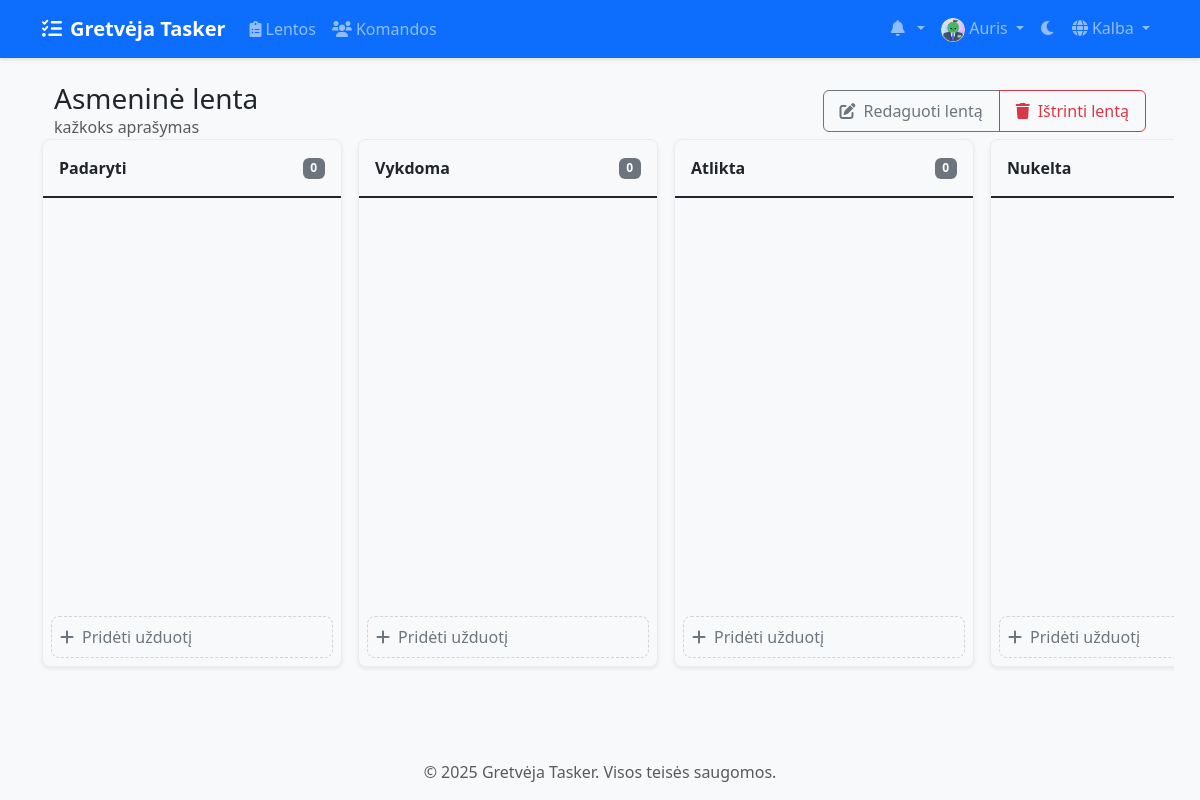
Page /lt/boards/14/ (signed in) on the earlier database version.
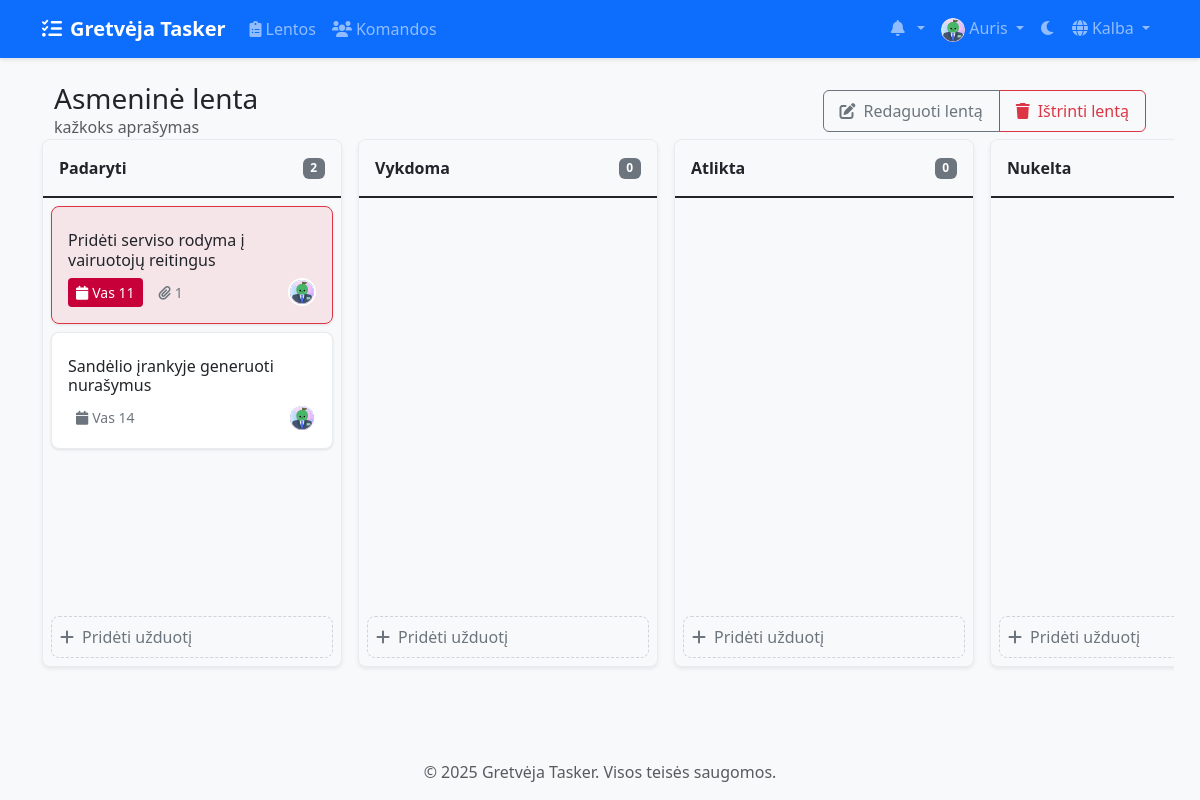
Same page on the later database version.
### accounts/models.py (models this page shows, shortened)
class CustomUser(AbstractUser):
    email = models.EmailField(_('email address'), unique=True)
    avatar = models.ImageField(upload_to='avatars/', null=True, blank=True)
    bio = models.TextField(max_length=500, blank=True)
    theme_preference = models.CharField(
        max_length=10,
        choices=[('light', 'Light'), ('dark', 'Dark')],
        default='light'
    )
    notification_preferences = models.JSONField(
        default=dict,
        help_text=_('User notification preferences')
    )
    class Meta:
        verbose_name = _('user')
        verbose_name_plural = _('users')

### boards/models.py (models this page shows, shortened)
class Board(models.Model):
    title = models.CharField(max_length=200)
    description = models.TextField(blank=True)
    created_at = models.DateTimeField(auto_now_add=True)
    updated_at = models.DateTimeField(auto_now=True)
    owner = models.ForeignKey(
        settings.AUTH_USER_MODEL,
        on_delete=models.CASCADE,
        related_name='owned_boards'
    )
    team = models.ForeignKey(
        Team,
        on_delete=models.CASCADE,
        related_name='boards',
        null=True,
        blank=True
    )

class Column(models.Model):
    COLUMN_TYPES = [
        ('todo', 'Padaryti'),
        ('doing', 'Daroma'),
        ('done', 'Atlikta'),
        ('rejected', 'Atmesta'),
    ]
    board = models.ForeignKey(Board, on_delete=models.CASCADE, related_name='columns')
    title = models.CharField(max_length=100)
    type = models.CharField(max_length=20, choices=COLUMN_TYPES)
    position = models.PositiveIntegerField()
    color = ColorField(default='#FF0000')
    class Meta:
        ordering = ['position']

class Task(models.Model):
    PRIORITY_CHOICES = [
        ('low', 'Low'),
        ('medium', 'Medium'),
        ('high', 'High'),
    ]
    title = models.CharField(max_length=200)
    description = models.TextField(blank=True)
    column = models.ForeignKey(Column, on_delete=models.CASCADE, related_name='tasks')
    created_by = models.ForeignKey(
        settings.AUTH_USER_MODEL,
        on_delete=models.CASCADE,
        related_name='created_tasks'
    )
    assigned_to = models.ForeignKey(
        settings.AUTH_USER_MODEL,
        on_delete=models.SET_NULL,
        null=True,
        blank=True,
        related_name='assigned_tasks'
    )
    created_at = models.DateTimeField(auto_now_add=True)
    updated_at = models.DateTimeField(auto_now=True)
    due_date = models.DateTimeField(null=True, blank=True)
    priority = models.CharField(
        max_length=10,
        choices=PRIORITY_CHOICES,
        default='medium'
    )
    position = models.PositiveIntegerField()
    labels = models.ManyToManyField('Label', blank=True)
    class Meta:
        ordering = ['position']

### boards/views/board_views.py (the view)
# urls.py: path('<int:board_id>/', views.board_detail, name='board_detail'),
@login_required
def board_detail(request, board_id):
    board = get_object_or_404(Board, id=board_id)
    if not can_view_board(request.user, board):
        messages.error(request, "You don't have permission to view this board.")
        return redirect('boards:board_list')
    stats = BoardService.get_board_stats(board)
    users = BoardService.get_board_members(board)
    is_admin = False
    pending_invitations = None
    if board.team:
        is_admin = is_team_admin(request.user, board.team)
        if is_admin:
            pending_invitations = board.team.invitations.filter(status='pending')
    return render(request, 'boards/board_detail.html', {
        'board': board,
        'progress': stats['progress'],
        'users': users,
        'can_edit': can_edit_board(request.user, board),
        'is_admin': is_admin,
        'pending_invitations': pending_invitations,
        'is_team_member': board.team and is_team_member(request.user, board.team)
    })

### boards/permissions.py (called while the page is built)
def can_view_board(user, board):
    return (board.owner == user or
            (board.team and user in board.team.members.all()))

def can_edit_board(user, board):
    is_admin = board.team and is_team_admin(user, board.team)
    return board.owner == user or is_admin

### boards/services/board_service.py (called while the page is built)
    @staticmethod
    def get_board_stats(board):
        total_tasks = board.columns.aggregate(
            total=Count('tasks')
        )['total']
        completed_tasks = board.columns.filter(
            type='done'
        ).aggregate(
            done=Count('tasks')
        )['done']
        progress = int((completed_tasks / total_tasks * 100) if total_tasks > 0 else 0)
        return {
            'total_tasks': total_tasks,
            'completed_tasks': completed_tasks,
            'progress': progress
        }

    @staticmethod
    def get_board_members(board):
        if board.team:
            return board.team.members.filter(is_active=True)
        return board.owner._meta.model.objects.filter(
            id__in=[board.owner.id]
        )

### boards/templatetags/task_tags.py (called while the page is built)
@register.simple_tag
def get_due_date_class(task):
    if not task.due_date or task.column.title in ['DONE', 'REJECTED']:
        return ''
    now = timezone.now().date()
    due_date = task.due_date.date()
    days_until_due = (due_date - now).days
    if days_until_due < 0:
        return 'overdue'
    elif days_until_due == 0:
        return 'due-today'
    elif days_until_due == 1:
        return 'due-tomorrow'
    return ''

### templates/boards/board_detail.html (shortened to what this page needs)
{% extends 'base.html' %}
{% load static %}
{% load i18n %}
{% load task_tags %}
{% block content %}
<div class="board-header">
    <div class="container-fluid">
        <div class="row align-items-center">
            <div class="col">
                <h1 class="h3 mb-0">{{ board.title }}</h1>
                {% if board.description %}
                    <p class="text-muted mb-0">{{ board.description }}</p>
                {% endif %}
            </div>
            <div class="col-auto">
                <div class="btn-group">
                    {% if board.owner == user %}
                        <a href="{% url 'boards:board_edit' board_id=board.id %}" class="btn btn-outline-secondary">
                            <i class="fas fa-edit me-2"></i>{% trans "Edit Board" %}
                        </a>
                        <button type="button" class="btn btn-outline-danger" data-bs-toggle="modal" data-bs-target="#deleteBoardModal">
                            <i class="fas fa-trash me-2"></i>{% trans "Delete Board" %}
                        </button>
                    {% endif %}
                </div>
            </div>
        </div>
    </div>
</div>
<div class="kanban-board">
    {% for column in board.columns.all %}
        <div class="kanban-column">
            <div class="column-header d-flex justify-content-between align-items-center">
                <span>{% trans column.title %}</span>
                <span class="badge bg-secondary">{{ column.tasks.count }}</span>
            </div>
            <div class="task-list" data-column-id="{{ column.id }}">
                {% for task in column.tasks.all %}
                    <div class="task {% if task.priority == 'high' %}border border-danger bg-danger bg-opacity-10{% endif %}"
                         id="task-{{ task.id }}" draggable="true" data-task-id="{{ task.id }}">
                        <h6 class="mb-2">
                            <a href="{% url 'boards:task_detail' task_id=task.id %}" class="text-decoration-none text-reset">
                                {{ task.title }}
                            </a>
                        </h6>
                        <div class="task-meta">
                            {% if task.due_date %}
                                <span class="due-date {% get_due_date_class task %}">
                                    <i class="fas fa-calendar"></i>{{ task.due_date|date:"M d" }}
                                </span>
                            {% endif %}
                            {% if task.attachments.exists %}
                                <span><i class="fas fa-paperclip"></i>{{ task.attachments.count }}</span>
                            {% endif %}
                            {% if task.assigned_to %}
                                <div class="member-avatar ms-auto" title="{{ task.assigned_to.get_full_name|default:task.assigned_to.username }}">
                                    {% if task.assigned_to.avatar %}
                                        <img src="{{ task.assigned_to.avatar.url }}" alt="{{ task.assigned_to.username }}" class="img-fluid">
                                    {% else %}
                                        <div class="w-100 h-100 d-flex align-items-center justify-content-center bg-primary text-white">
                                            {{ task.assigned_to.username|make_list|first|upper }}
                                        </div>
                                    {% endif %}
                                </div>
                            {% endif %}
                        </div>
                    </div>
                {% endfor %}
            </div>
            {% if can_edit %}
                <div class="p-2">
                    <button class="add-task-btn" data-column-id="{{ column.id }}" data-board-id="{{ board.id }}">
                        <i class="fas fa-plus me-2"></i>{% trans "Add Task" %}
                    </button>
                </div>
            {% endif %}
        </div>
    {% endfor %}
</div>
{% endblock %}

### templates/base.html (shortened to what this page needs)
{% load static %}
{% load compress %}
{% load i18n %}
<!DOCTYPE html>
<html lang="{{ LANGUAGE_CODE }}" data-bs-theme="light">
<head>
    <link href="https://cdn.jsdelivr.net/npm/bootstrap@5.3.2/dist/css/bootstrap.min.css" rel="stylesheet">
    <link href="https://cdnjs.cloudflare.com/ajax/libs/font-awesome/6.0.0/css/all.min.css" rel="stylesheet">
    <link href="https://cdn.jsdelivr.net/npm/select2@4.1.0-rc.0/dist/css/select2.min.css" rel="stylesheet">
    <link href="https://cdn.jsdelivr.net/npm/select2-bootstrap-5-theme@1.3.0/dist/select2-bootstrap-5-theme.min.css" rel="stylesheet">
    {% compress css %}
    <link href="{% static 'css/style.css' %}" rel="stylesheet">
    {% endcompress %}
</head>
<body>
    <nav class="navbar navbar-expand-lg navbar-dark bg-primary">
        <div class="container">
            <a class="navbar-brand" href="{% url 'home' %}">
                <i class="fas fa-tasks me-2"></i>{% trans "Gretvėja Tasker" %}
            </a>
            <div class="collapse navbar-collapse" id="navbarNav">
                <ul class="navbar-nav me-auto">
                    {% if user.is_authenticated %}
                        <li class="nav-item">
                            <a class="nav-link" href="{% url 'boards:board_list' %}">
                                <i class="fas fa-clipboard-list me-1"></i>{% trans "Boards" %}
                            </a>
                        </li>
                        <li class="nav-item">
                            <a class="nav-link" href="{% url 'teams:team_list' %}">
                                <i class="fas fa-users me-1"></i>{% trans "Teams" %}
                            </a>
                        </li>
                    {% endif %}
                </ul>
                <ul class="navbar-nav">
                    {% if user.is_authenticated %}
                        <li class="nav-item dropdown">
                            <a class="nav-link dropdown-toggle" href="#" id="notificationsDropdown" role="button" data-bs-toggle="dropdown">
                                <i class="fas fa-bell me-1"></i>
                            </a>
                        </li>
                        <li class="nav-item dropdown">
                            <a class="nav-link dropdown-toggle" href="#" id="userDropdown" role="button" data-bs-toggle="dropdown">
                                {% if user.avatar %}
                                    <img src="{{ user.avatar.url }}" alt="{% trans 'Avatar' %}" class="rounded-circle" width="24" height="24">
                                {% else %}
                                    <i class="fas fa-user-circle"></i>
                                {% endif %}
                                {{ user.username }}
                            </a>
                        </li>
                    {% endif %}
                    <li class="nav-item">
                        <button class="btn nav-link" id="theme-toggle">
                            <i class="fas fa-moon"></i>
                        </button>
                    </li>
                    <li class="nav-item dropdown">
                        <a class="nav-link dropdown-toggle" href="#" id="languageDropdown" role="button" data-bs-toggle="dropdown">
                            <i class="fas fa-globe me-1"></i>{% trans "Language" %}
                        </a>
                                {% get_current_language as CURRENT_LANGUAGE %}
                                {% get_available_languages as LANGUAGES %}
                    </li>
                </ul>
            </div>
        </div>
    </nav>
    <main class="container my-4">
        {% block content %}{% endblock %}
    </main>
    <footer class="footer mt-auto py-3 bg-light">
        <div class="container text-center">
            <span class="text-muted">© {% now "Y" %} Gretvėja Tasker. {% trans "All rights reserved." %}</span>
        </div>
    </footer>
</body>
</html>

### static/css/style.css (style rules this page uses)
:root { --primary-color: #0d6efd; --secondary-color: #6c757d; --success-color: #198754; --info-color: #0dcaf0; --warning-color: #ffc107; --danger-color: #dc3545; --light-color: #f8f9fa; --dark-color: #212529; --todo-color: #ff6b6b; --doing-color: #ffd93d; --done-color: #6bcb77; --rejected-color: #4d96ff; }
body { min-height: 100vh; display: flex; flex-direction: column; background-color: var(--bs-gray-100); }
main { flex: 1; }
.navbar { box-shadow: 0 2px 4px rgba(0,0,0,0.1); }
.navbar-brand { font-weight: bold; }
.kanban-board { display: flex; gap: 1rem; overflow-x: auto; padding: 1rem; min-height: 70vh; margin: -1rem; }
.kanban-column { min-width: 300px; background: var(--bs-white); border-radius: 0.5rem; box-shadow: 0 0.125rem 0.25rem rgba(0,0,0,0.075); display: flex; flex-direction: column; }
.column-header { padding: 1rem; font-weight: 600; border-bottom: 2px solid; display: flex; justify-content: space-between; align-items: center; }
.task-list { flex: 1; min-height: 100px; padding: 1rem; overflow-y: auto; }
.btn { border-radius: 0.375rem; padding: 0.5rem 1rem; font-weight: 500; transition: all 0.2s ease; }
.member-avatar { width: 32px; height: 32px; border-radius: 50%; margin-left: -8px; border: 2px solid var(--bs-white); overflow: hidden; transition: transform 0.2s ease; }
.add-task-btn { width: 100%; padding: 0.75rem; text-align: left; color: var(--bs-gray-600); background: transparent; border: 2px dashed var(--bs-gray-300); border-radius: 0.5rem; transition: all 0.2s ease; }

### templates/boards/board_detail.html (style rules this page uses)
.kanban-board { display: flex; gap: 1rem; padding: 1rem; overflow-x: auto; }
.kanban-column { flex: 0 0 300px; background: var(--bs-gray-100); border-radius: 0.5rem; border: 1px solid; border-color: var(--bs-gray-200); }
.column-header { padding: 1rem; border-bottom: 2px solid; font-weight: 600; }
.task-list { min-height: 100px; padding: 0.5rem; transition: background-color 0.2s ease; }
.task { background: var(--bs-white); border-radius: 0.5rem; padding: 1rem; margin-bottom: 0.5rem; box-shadow: 0 1px 3px rgba(0,0,0,0.1); cursor: grab; border: 1px solid var(--bs-gray-200); transition: transform 0.2s ease, box-shadow 0.2s ease; }
.member-avatar { width: 28px; height: 28px; border-radius: 50%; margin-left: -0.5rem; border: 2px solid var(--bs-white); background: var(--bs-gray-200); overflow: hidden; }
.task-meta { display: flex; align-items: center; gap: 1rem; margin-top: 0.5rem; color: var(--bs-gray-600); font-size: 0.875rem; }
.task-meta i { margin-right: 0.25rem; }
.task-meta .due-date { padding: 0.25rem 0.5rem; border-radius: 0.25rem; }
.task-meta .due-date.due-today, .task-meta .due-date.overdue { background-color: #C70039; color: #fff; }
.add-task-btn { width: 100%; padding: 0.5rem; text-align: left; color: var(--bs-gray-600); background: transparent; border: 1px dashed var(--bs-gray-400); border-radius: 0.5rem; transition: all 0.2s ease-in-out; cursor: pointer; }

Differences in the rows shown:
computed for Column "Padaryti": tasks.count "0" → "2"
added Task: title "Pridėti serviso rodyma į vairuotojų reitingus", due_date "Vas 11", attachments.count "1", assigned_to.avatar (picture), priority "high" (drawn), shown under Column "Padaryti"
added Task: title "Sandėlio įrankyje generuoti nurašymus", due_date "Vas 14", assigned_to.avatar (picture), priority "medium" (drawn), shown under Column "Padaryti"
